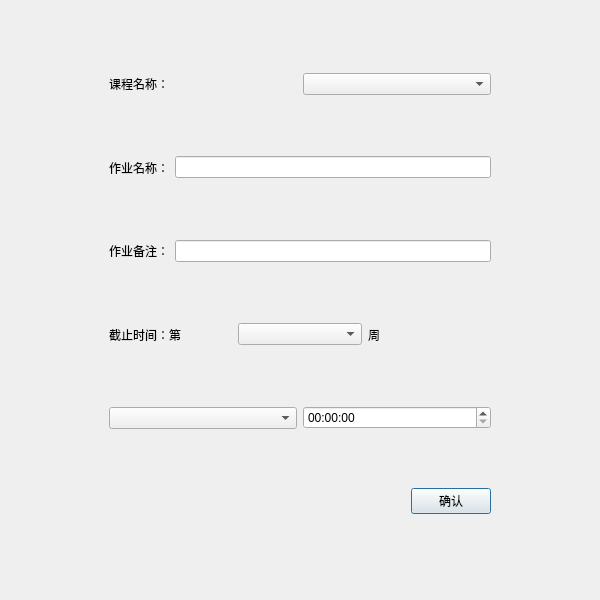
<?xml version="1.0" encoding="UTF-8"?>
<ui version="4.0">
 <class>Plushome</class>
 <widget class="QDialog" name="Plushome">
  <property name="geometry">
   <rect>
    <x>0</x>
    <y>0</y>
    <width>600</width>
    <height>600</height>
   </rect>
  </property>
  <property name="windowTitle">
   <string>添加作业</string>
  </property>
  <layout class="QGridLayout" name="gridLayout">
   <item row="1" column="1">
    <widget class="QWidget" name="widget_6" native="true">
     <layout class="QVBoxLayout" name="verticalLayout">
      <item>
       <widget class="QWidget" name="widget" native="true">
        <layout class="QHBoxLayout" name="horizontalLayout">
         <item>
          <widget class="QLabel" name="label">
           <property name="text">
            <string>课程名称：</string>
           </property>
          </widget>
         </item>
         <item>
          <widget class="QComboBox" name="num"/>
         </item>
        </layout>
       </widget>
      </item>
      <item>
       <widget class="QWidget" name="widget_2" native="true">
        <layout class="QHBoxLayout" name="horizontalLayout_2">
         <item>
          <widget class="QLabel" name="label_2">
           <property name="text">
            <string>作业名称：</string>
           </property>
          </widget>
         </item>
         <item>
          <widget class="QLineEdit" name="name"/>
         </item>
        </layout>
       </widget>
      </item>
      <item>
       <widget class="QWidget" name="widget_7" native="true">
        <layout class="QHBoxLayout" name="horizontalLayout_6">
         <item>
          <widget class="QLabel" name="label_5">
           <property name="text">
            <string>作业备注：</string>
           </property>
          </widget>
         </item>
         <item>
          <widget class="QLineEdit" name="desc"/>
         </item>
        </layout>
       </widget>
      </item>
      <item>
       <widget class="QWidget" name="widget_3" native="true">
        <layout class="QHBoxLayout" name="horizontalLayout_3">
         <item>
          <widget class="QLabel" name="label_3">
           <property name="text">
            <string>截止时间：第</string>
           </property>
          </widget>
         </item>
         <item>
          <widget class="QComboBox" name="howweek"/>
         </item>
         <item>
          <widget class="QLabel" name="label_4">
           <property name="text">
            <string>周</string>
           </property>
          </widget>
         </item>
        </layout>
       </widget>
      </item>
      <item>
       <widget class="QWidget" name="widget_4" native="true">
        <layout class="QHBoxLayout" name="horizontalLayout_4">
         <item>
          <widget class="QComboBox" name="week"/>
         </item>
         <item>
          <widget class="QTimeEdit" name="time"/>
         </item>
        </layout>
       </widget>
      </item>
      <item>
       <widget class="QWidget" name="widget_5" native="true">
        <layout class="QHBoxLayout" name="horizontalLayout_5">
         <item>
          <spacer name="horizontalSpacer_3">
           <property name="orientation">
            <enum>Qt::Horizontal</enum>
           </property>
           <property name="sizeHint" stdset="0">
            <size>
             <width>40</width>
             <height>20</height>
            </size>
           </property>
          </spacer>
         </item>
         <item>
          <widget class="QPushButton" name="finish">
           <property name="text">
            <string>确认</string>
           </property>
          </widget>
         </item>
        </layout>
       </widget>
      </item>
     </layout>
    </widget>
   </item>
   <item row="1" column="0">
    <spacer name="horizontalSpacer">
     <property name="orientation">
      <enum>Qt::Horizontal</enum>
     </property>
     <property name="sizeType">
      <enum>QSizePolicy::Fixed</enum>
     </property>
     <property name="sizeHint" stdset="0">
      <size>
       <width>80</width>
       <height>20</height>
      </size>
     </property>
    </spacer>
   </item>
   <item row="2" column="1">
    <spacer name="verticalSpacer_2">
     <property name="orientation">
      <enum>Qt::Vertical</enum>
     </property>
     <property name="sizeType">
      <enum>QSizePolicy::Fixed</enum>
     </property>
     <property name="sizeHint" stdset="0">
      <size>
       <width>20</width>
       <height>40</height>
      </size>
     </property>
    </spacer>
   </item>
   <item row="0" column="1">
    <spacer name="verticalSpacer">
     <property name="orientation">
      <enum>Qt::Vertical</enum>
     </property>
     <property name="sizeType">
      <enum>QSizePolicy::Fixed</enum>
     </property>
     <property name="sizeHint" stdset="0">
      <size>
       <width>20</width>
       <height>25</height>
      </size>
     </property>
    </spacer>
   </item>
   <item row="1" column="2">
    <spacer name="horizontalSpacer_2">
     <property name="orientation">
      <enum>Qt::Horizontal</enum>
     </property>
     <property name="sizeType">
      <enum>QSizePolicy::Fixed</enum>
     </property>
     <property name="sizeHint" stdset="0">
      <size>
       <width>80</width>
       <height>20</height>
      </size>
     </property>
    </spacer>
   </item>
  </layout>
 </widget>
 <resources/>
 <connections/>
</ui>
